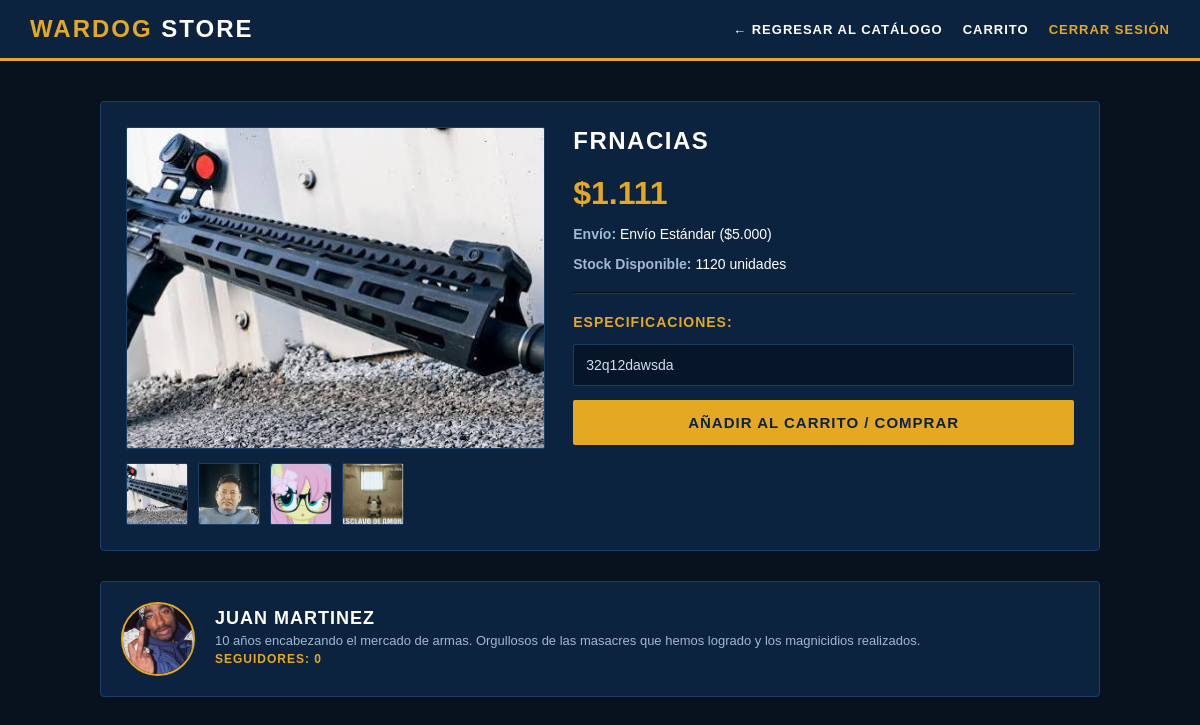
The page /producto/3 (signed in) on the database as committed earlier.
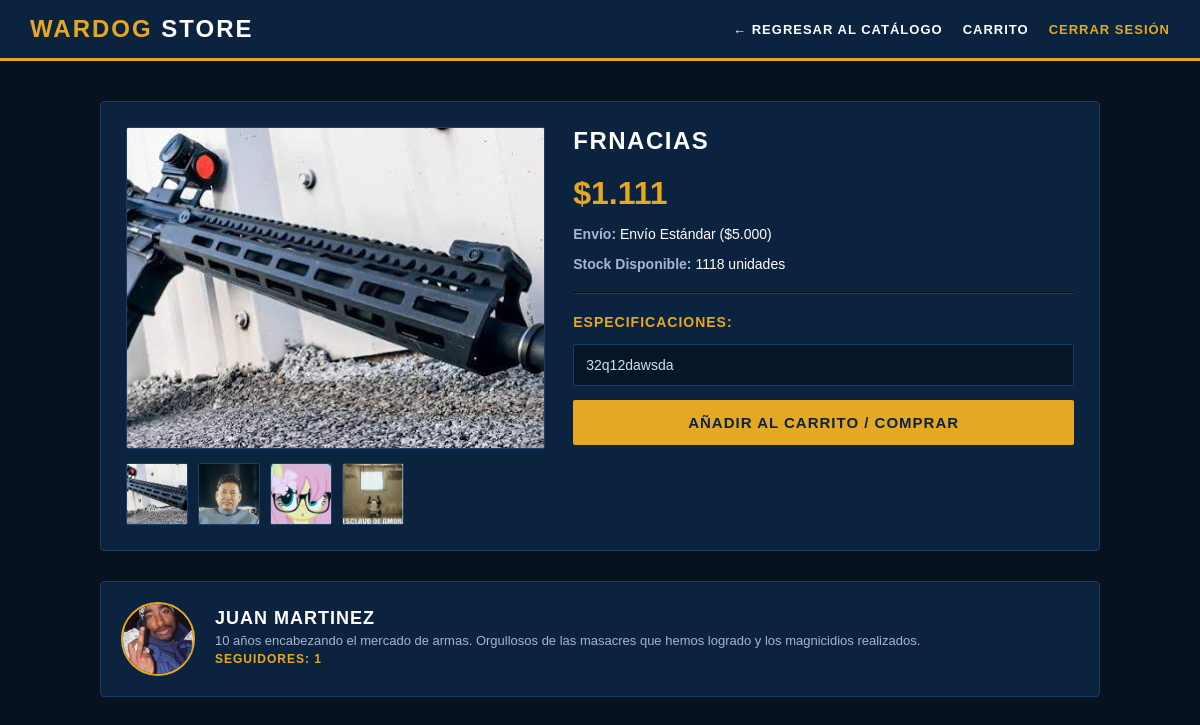
The same page on the database as committed later.
### app.py (models this page shows)
class Producto(db.Model):
    id = db.Column(db.Integer, primary_key=True)
    nombre = db.Column(db.String(100), nullable=False)
    precio = db.Column(db.Float, nullable=False)
    stock = db.Column(db.Integer, nullable=False, default=1)
    descripcion = db.Column(db.Text, default='Sin especificaciones detalladas.')
    envio = db.Column(db.String(100), default='Envío Nacional Estándar')
    vendedor_id = db.Column(db.Integer, db.ForeignKey('usuario.id'), nullable=False)
    vendedor = db.relationship('Usuario', backref=db.backref('productos', lazy=True))
    imagenes = db.relationship('FotoProducto', backref='producto', cascade='all, delete-orphan', lazy=True)

### app.py (the view)
@app.route('/producto/<int:id>')
def detalle_producto(id):
    if 'usuario_id' not in session:
        return redirect(url_for('login'))
    usuario_actual = Usuario.query.get(session['usuario_id'])
    producto = Producto.query.get_or_404(id)
    vendedor = producto.vendedor
    seguidores_vendedor = Seguidor.query.filter_by(seguido_id=vendedor.id).count()
    lo_sigo = Seguidor.query.filter_by(seguidor_id=usuario_actual.id, seguido_id=vendedor.id).first() is not None
    return render_template(
        'producto_detalle.html',
        producto=producto,
        usuario=usuario_actual,
        vendedor=vendedor,
        seguidores_vendedor=seguidores_vendedor,
        lo_sigo=lo_sigo
    )

### app.py (called while the page is built)
@app.template_filter('formato_precio')
def formato_precio(valor):
    try:
        return f"{int(valor):,}".replace(",", ".")
    except (ValueError, TypeError):
        return valor

### templates/producto_detalle.html (shortened to what the changed rows need)
<!DOCTYPE html>
<html lang="es">
<head>
</head>
<body style="font-family: 'Arial', sans-serif; margin: 0; padding: 0; background-color: #08111e; color: #ffffff;">
    <header style="background-color: #0c2340; border-bottom: 3px solid #e5a823; padding: 15px 30px; display: flex; justify-content: space-between; align-items: center;">
        <h1 style="margin: 0; font-size: 24px; color: #ffffff; letter-spacing: 2px; text-transform: uppercase;">
            <span style="color: #e5a823;">WARDOG</span> STORE
        </h1>
    </header>
    <main style="max-width: 1000px; margin: 40px auto; padding: 0 20px;">
        <div style="display: flex; gap: 30px; background-color: #0c2340; border: 1px solid #1c3d66; padding: 25px; border-radius: 4px;">
            <div style="flex: 1.2;">
                <h2 style="margin-top: 0; text-transform: uppercase; letter-spacing: 1.5px; font-size: 24px;">{{ producto.nombre }}</h2>
                <h1 style="color: #e5a823; margin: 10px 0; font-size: 32px;">${{ producto.precio | formato_precio }}</h1>
                <p style="color: #a2b7d0; font-size: 14px;"><strong>Envío:</strong> <span style="color: #ffffff;">{{ producto.envio }}</span></p>
                <p style="color: #a2b7d0; font-size: 14px;"><strong>Stock Disponible:</strong> <span style="color: #ffffff;">{{ producto.stock }} unidades</span></p>
                <hr style="border-color: #1c3d66; margin: 20px 0;">
                <h3 style="text-transform: uppercase; letter-spacing: 1px; color: #e5a823; font-size: 14px;">Especificaciones:</h3>
                <p style="white-space: pre-line; background-color: #061527; padding: 12px; border-radius: 2px; border: 1px solid #1c3d66; color: #d0e0f0; font-size: 14px;">{{ producto.descripcion }}</p>
                {% if producto.stock > 0 %}
                    <form action="/agregar_al_carrito/{{ producto.id }}" method="POST">
                        <button type="submit" style="width: 100%; background-color: #e5a823; color: #0c2340; border: none; padding: 14px; font-size: 15px; border-radius: 2px; cursor: pointer; font-weight: bold; text-transform: uppercase; letter-spacing: 1px;">
                        </button>
                    </form>
                {% else %}
                    <p style="color: #ff5252; font-size: 16px; font-weight: bold; text-transform: uppercase; letter-spacing: 1px;">⚠️ Producto Agotado</p>
                {% endif %}
            </div>
        </div>
        <div style="margin-top: 30px; background-color: #0c2340; border: 1px solid #1c3d66; border-radius: 4px; padding: 20px; display: flex; justify-content: space-between; align-items: center;">
            <div style="display: flex; align-items: center; gap: 20px;">
                <div>
                    <h4 style="margin: 0; font-size: 18px; text-transform: uppercase; letter-spacing: 1px;">
                        <a href="/perfil/{{ vendedor.id }}" style="color: #ffffff; text-decoration: none;">{{ vendedor.nombre }}</a>
                    </h4>
                    <p style="margin: 4px 0; color: #a2b7d0; font-size: 13px;">{{ vendedor.descripcion }}</p>
                    <p style="margin: 4px 0; color: #e5a823; font-size: 12px; font-weight: bold; text-transform: uppercase; letter-spacing: 1px;">
                        Seguidores: {{ seguidores_vendedor }}
                    </p>
                </div>
            </div>
        </div>
    </main>
</body>
</html>

Rows that differ between the two databases and show on the page:
changed Producto "FRNACIAS": stock "1120" → "1118"
Other text that changed with them:
{{ seguidores_vendedor }}: "0" → "1"
